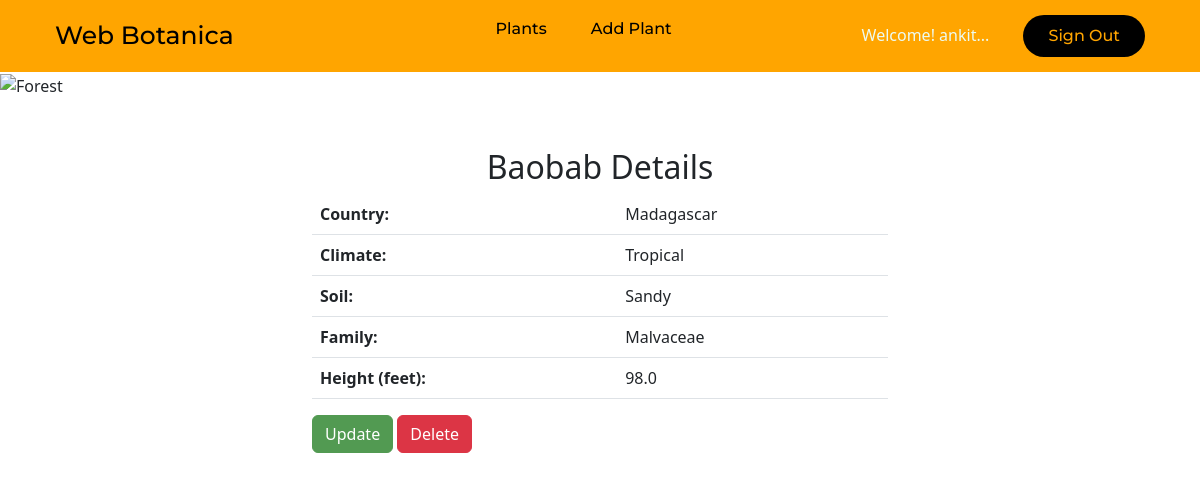
/plants/2/ (signed in), run on the app's committed database.
### plants/models.py (models this page shows)
class Plant(models.Model): # each class variable represents a database i.e. table field in the model
    name = models.CharField(max_length=200)
    country = models.CharField(max_length=50)
    climate = models.CharField(max_length=200)
    soil = models.CharField(max_length=200)
    family = models.CharField(max_length=200)
    height = models.FloatField()
    user_id = models.CharField(max_length=100, null=True)
    def __str__(self):
        return self.name + "- " + self.country

### plants/views.py (the view)
# urls.py: path('<int:plant_id>/', views.show, name='show'),
def show(request, plant_id):
    if request.user.is_authenticated:
        current_user=request.user
        try:
            plant = Plant.objects.get(pk=plant_id)
            print(plant);
        except Plant.DoesNotExist:
            raise Http404("Plant does not exist")
        return render(request, 'plants/show.html', {'plant': plant})
    else:
        return redirect("/")

### plants/templates/plants/show.html (shortened to what this page needs)
{% extends "plants/base_generic.html" %}
{% block content %}
<img class="banner" src="https://cdn.pixabay.com/photo/2017/01/30/16/11/sunset-2021266_1280.jpg" alt="Forest">
<div class="content container">
<h2 class="text-center">{{plant.name}} Details</h2>
<table class="table ">
     <thea >
     <tbody>
         <tr>
             <td><b>Country:</b></td>
             <td>{{plant.country}}</td>
         </tr>
         <tr>
             <td><b>Climate:</b></td>
             <td>{{plant.climate}}</td>
         </tr>
         <tr>
             <td><b>Soil:</b></td>
             <td>{{plant.soil}}</td>
         </tr>
         <tr>
             <td><b>Family:</b></td>
             <td>{{plant.family}}</td>
         </tr>
         <tr>
             <td><b>Height (feet):</b></td>
             <td>{{plant.height}}</td>
         </tr>
     </tbody>
 </table>
 <a class="btn btn-success" href="/update/{{ plant.id }}">Update</a>
 <a class="btn btn-danger" href="/delete/{{ plant.id }}">Delete</a>
 </div>
 {% endblock content %}

### plants/templates/plants/base_generic.html (shortened to what this page needs)
{% load static %}
<!DOCTYPE html>
<html>
<head>
    <link rel="stylesheet" href="{% static '/styles.css' %}" />
    <link href="https://cdn.jsdelivr.net/npm/bootstrap@5.3.0-alpha3/dist/css/bootstrap.min.css" rel="stylesheet">
</head>
<body>
    <header>
        <div class="heading"><a> Web Botanica</a></div>
        <nav>
            <ul class="nav_links">
                {% if user.is_authenticated %}
                <div class="barlinks">
                <li><a href="/plants">Plants</a></li>
                <li><a href="/plants/add_plant">Add Plant</a></li>
                </div>
                {% endif %}
            </ul>
        </nav>
        <div class="signin_button">
            {% if user.is_authenticated %}
                <div class="greetings"> Welcome! {{user.username}}...
                <a href="{% url 'sign_out' %}"><button>Sign Out</button></a>
            {% else %}
                <a href="{% url 'sign_in' %}"><button>Sign In</button></a>
            {% endif %}
        </div>
    </header>
    <main>
        {% block content %}{% endblock %}
    </main>
</body>
</html>

### static/styles.css (style rules this page uses)
* { box-sizing: border-box; margin: 0; padding: 0; }
.banner { height: 300px; width: 100%; object-fit: cover; object-position: bottom; }
.greetings { color: #EDFBF1; }
.heading a { font-family: "Montserrat", sans-serif; font-weight: 500; font-size: 25px; color: #D4F6DD; text-decoration: none; }
header { display: flex; justify-content: space-between; align-items: center; padding: 30px 10%; background: #156d74; }
.nav_links { list-style: none; }
.nav_links li { display: inline-block; padding: 0px 20px; }
.nav_links li a { font-family: "Montserrat", sans-serif; font-weight: 500; font-size: 16px; color: #57BB72; text-decoration: none; }
.nav_links li a { transition: all 0.3s ease 0s; }
.signin_button button { font-family: "Montserrat", sans-serif; font-weight: 500; font-size: 16px; color: #57BB72; text-decoration: none; }
.signin_button button { padding: 9px 25px; background-color: rgba(0,0,0,1); border: none; border-radius: 50px; cursor: pointer; transition: all 0.3s ease 0s; }
a { text-decoration: none !important; color: orange !important; }
header { background: orange; padding: 15px; }
.heading a { color: black !important; padding: 40px; }
.greetings a { margin-left: 30px; padding-right: 40px; }
.content.container { width: 50%; margin: 0 auto; margin-top: 50px; }
a.btn.btn-success { color: white !important; background: #529a52; border-color: #529a52; }
a.btn.btn-danger { color: white !important; }
.signin_button button { color: orange !important; }
.barlinks a { color: black !important; }

### data on the page
Plant: name "Baobab", country "Madagascar", climate "Tropical", soil "Sandy", family "Malvaceae", height "98.0"

### other printed values
{{ user.username }} "ankit"
